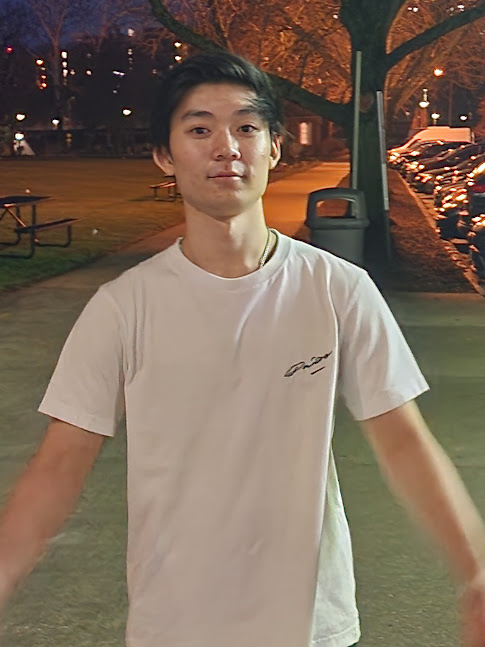
#> input picture OpenCV/images/10_Sean.jpg, 485 x 647 px; its folder holds 4 pictures in this run
$ python resize.py
#> lines starting #> are read from the running program, lines starting #| are printed output that depends on the picture
import cv2
import os

# Set the target size
target_size = (1000, 1000)

# Set the path to the image directory
image_dir = "images"

# Loop through each image in the directory
for filename in os.listdir(image_dir):
    # Load the image
    image_path = os.path.join(image_dir, filename)
    image = cv2.imread(image_path)
#> image is the input picture: shape (647, 485, 3); mean B, G, R 91.3, 107.6, 126.6

    # Get the original size of the image
    height, width, _ = image.shape
#> height = 647; width = 485

    # Calculate the aspect ratio of the image
    aspect_ratio = float(width) / float(height)
#> aspect_ratio = 0.75

    # Calculate the new size of the image while maintaining the aspect ratio
    new_width = int(target_size[1] * aspect_ratio)
#> new_width = 749
    new_height = int(target_size[0] / aspect_ratio)
#> new_height = 1334

    # Determine the actual new size of the image based on the aspect ratio
    if new_width > target_size[0]:
        new_size = (new_width, target_size[0])
    else:
        new_size = (target_size[1], new_height)
#> new_size = (1000, 1334)

    # Resize the image while maintaining the aspect ratio
    small_frame = cv2.resize(image, (0, 0), fx=0.25, fy=0.25)
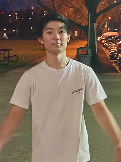
#> small_frame: shape (162, 121, 3); mean B, G, R 91.5, 107.9, 126.9

    # [8 lines of commented-out code are left out]
    cv2.imwrite(image_path, small_frame)
#> pass 2 of the loop `for filename in os.listdir(image_dir):`:
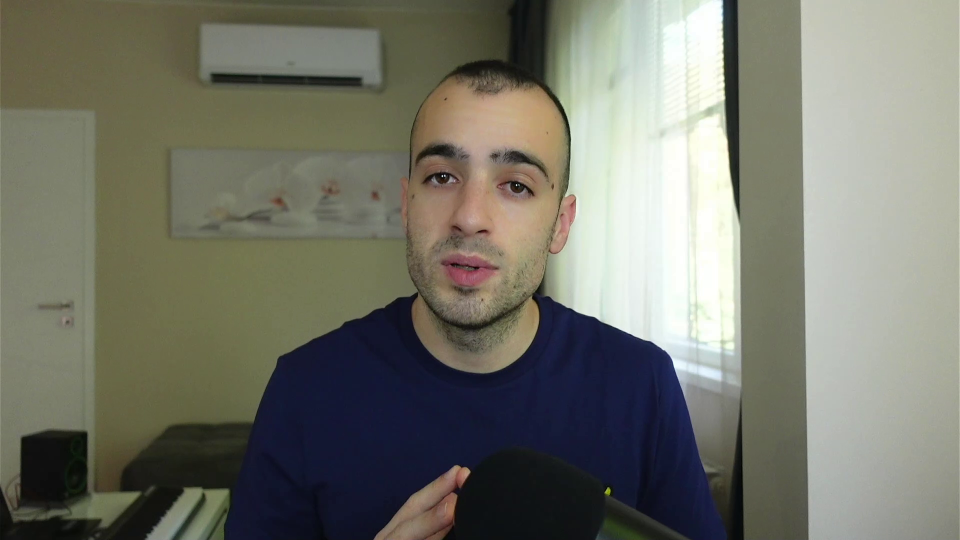
#> input picture OpenCV/images/11_Sergio_Canu.png, 1920 x 1080 px (shown at 1/2 size)
#> image is the input picture: shape (1080, 1920, 3); mean B, G, R 106.2, 117.7, 117.1
#> `small_frame = cv2.resize(image, (0, 0), fx=0.25, fy=0.25)`:
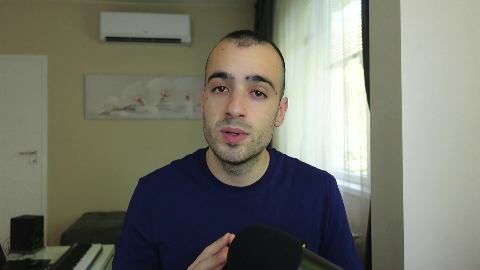
#> small_frame: shape (270, 480, 3); mean B, G, R 106.3, 117.8, 117.1
#> pass 3 of the loop `for filename in os.listdir(image_dir):`:
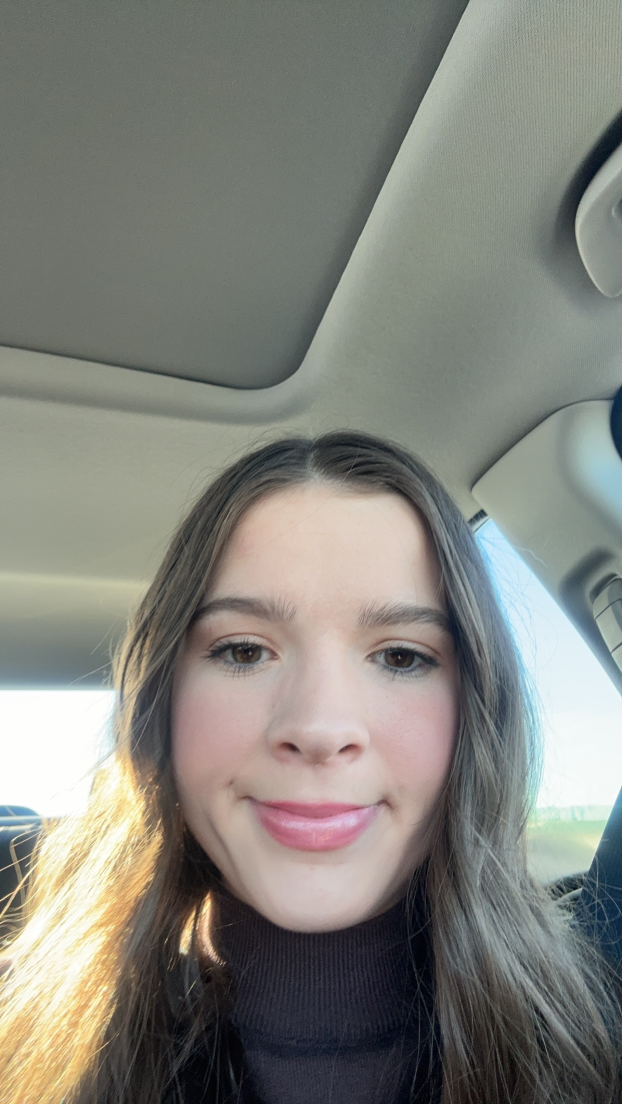
#> input picture OpenCV/images/13_Kelly.jpeg, 1244 x 2208 px (shown at 1/2 size)
#> image is the input picture: shape (2208, 1244, 3); mean B, G, R 124.4, 131.6, 131.3
#> `small_frame = cv2.resize(image, (0, 0), fx=0.25, fy=0.25)`:
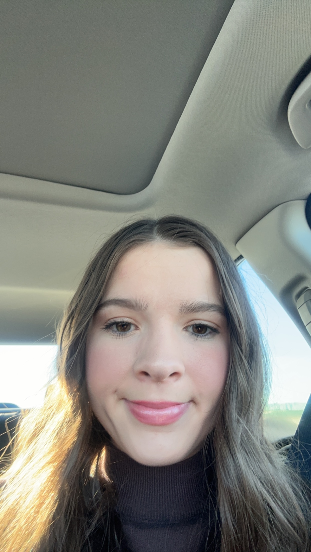
#> small_frame: shape (552, 311, 3); mean B, G, R 124.6, 131.7, 131.5
#> the loop made 4 passes; the first 3 are shown
